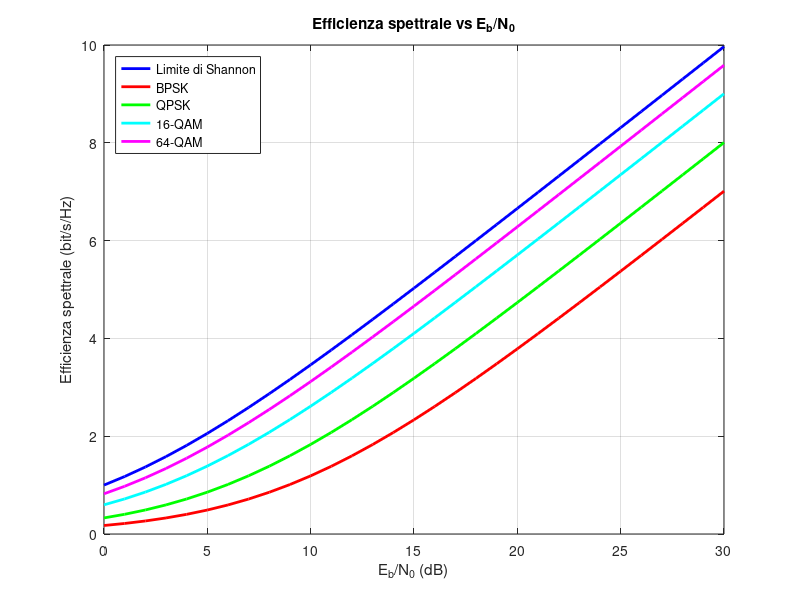

Here is the MATLAB script that generated this plot:
clc; clear; close all;


% Definire i valori di Eb/N0 in dB
EbN0_dB = 0:1:30;  % Gamma di valori in dB
EbN0_linear = 10.^(EbN0_dB / 10);  % Convertire da dB a valore lineare

Rb2 = log2(2)*(128 * 3e3); % tra parentesi Rs, symbol rate BPSK
Rb4 = log2(4)*(128 * 3e3); % tra parentesi Rs, symbol rate QPSK
Rb16 = log2(16)*(128 * 3e3); % tra parentesi Rs, symbol rate 16-QAM
Rb64 = log2(64)*(128 * 3e3); % tra parentesi Rs, symbol rate 64-QAM

B = 3e6;

eff2 = log2(1 + (Rb2/B)*(EbN0_linear));
eff4 = log2(1 + (Rb4/B)*(EbN0_linear));
eff16 = log2(1 + (Rb16/B)*(EbN0_linear));
eff64 = log2(1 + (Rb64/B)*(EbN0_linear));

% Calcolare l'efficienza spettrale teorica di Shannon
spectral_efficiency = log2(1 + EbN0_linear);  


% Creare il grafico
figure;
plot(EbN0_dB, spectral_efficiency, 'b-','LineWidth', 2); % Curva di Shannon
hold on;
plot(EbN0_dB, eff2,'r', 'LineWidth', 2); 
hold on;
plot(EbN0_dB, eff4,'g', 'LineWidth', 2);
hold on;
plot(EbN0_dB, eff16, 'c', 'LineWidth', 2);
hold on;
plot(EbN0_dB, eff64, 'm', 'LineWidth', 2);
hold on;

% Etichette degli assi
xlabel('E_b/N_0 (dB)');
ylabel('Efficienza spettrale (bit/s/Hz)');
title('Efficienza spettrale vs E_b/N_0');

% Aggiungere griglia e legenda
grid on;
legend('Limite di Shannon', 'BPSK','QPSK','16-QAM','64-QAM','Location', 'NorthWest');
hold off;
